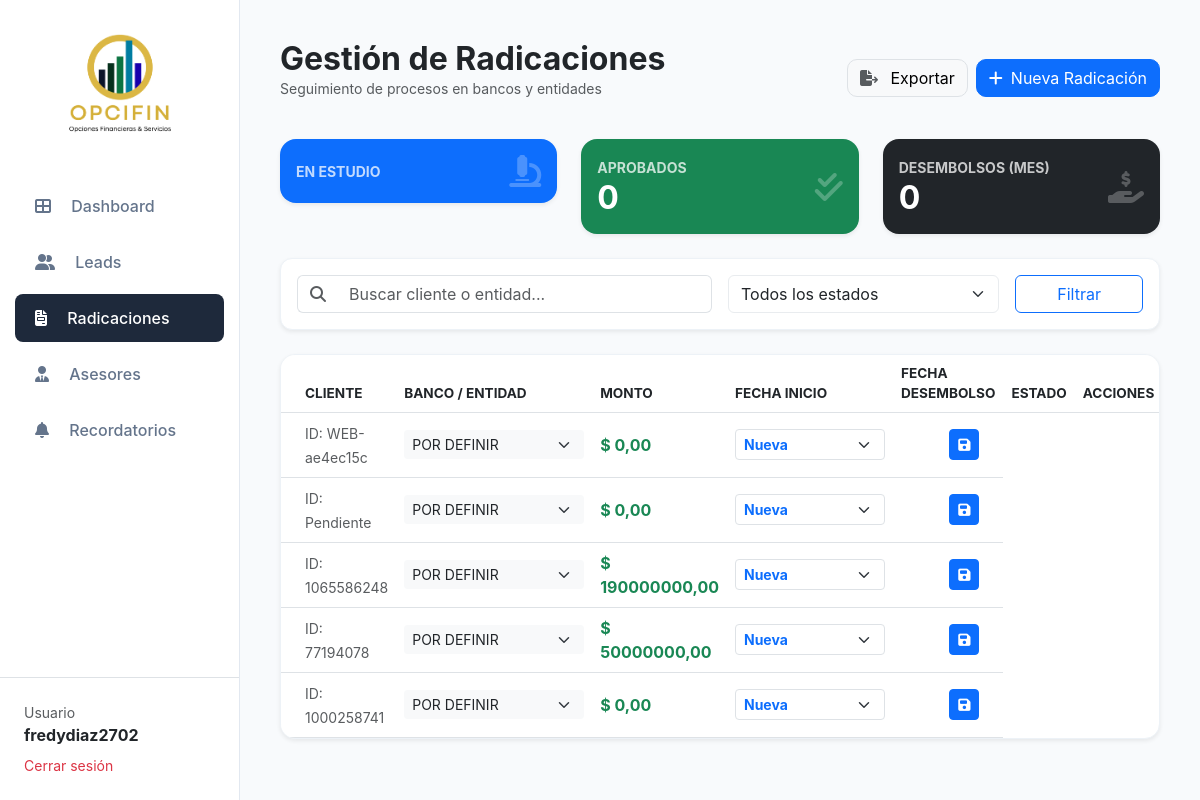
/dashboard/radicaciones/ (signed in), run on an earlier commit of the app's database.
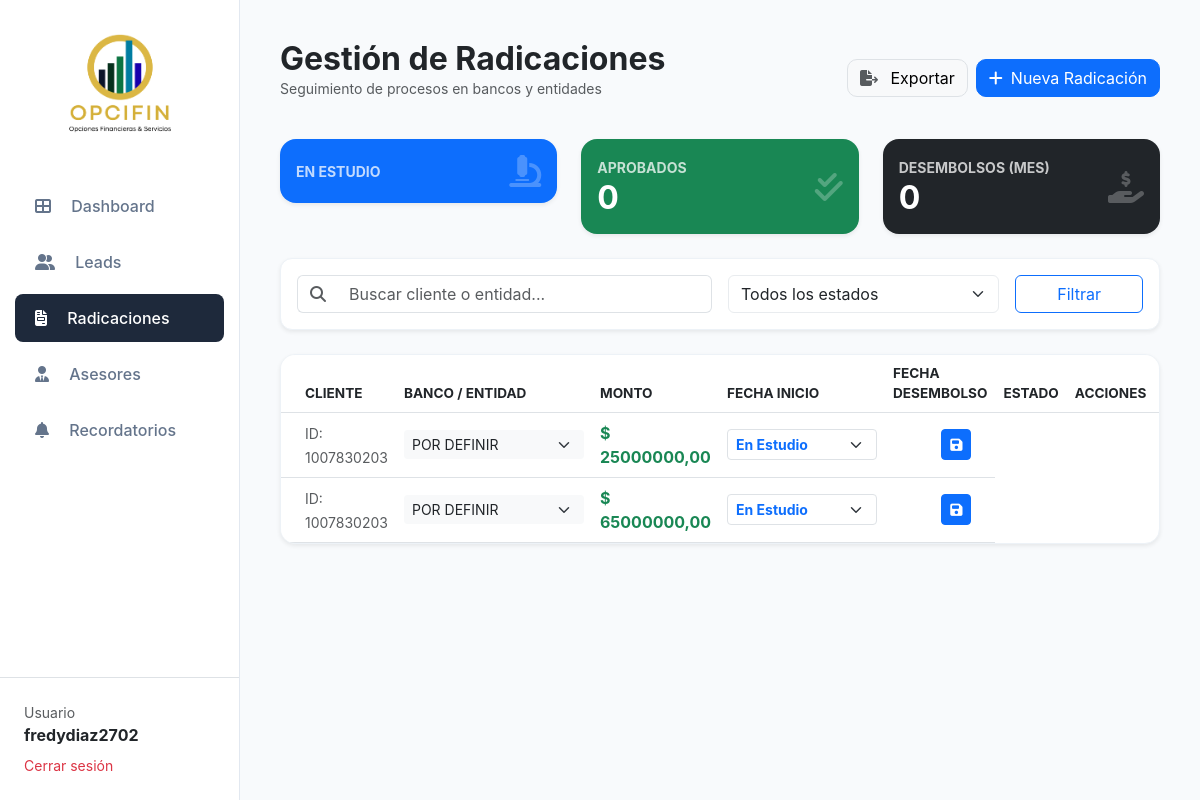
And on a later commit of the database.
### gestion_financiera/models.py (models this page shows, shortened)
class Radicacion(models.Model):
    ESTADO_PROCESO_CHOICES = [
        ('DOCUMENTACION', 'Documentación'),
        ('RADICADO', 'Radicado'),
        ('ESTUDIO', 'En Estudio'),
        ('APROBADO', 'Aprobado'),
        ('DESEMBOLSADO', 'Desembolsado'),
        ('RECHAZADO', 'Rechazado'),
        ('DEVUELTO', 'Devuelto'),
    ]
    cliente = models.ForeignKey(Cliente, on_delete=models.CASCADE, related_name='radicaciones')
    entidad = models.ForeignKey(EntidadConvenio, on_delete=models.SET_NULL, null=True, blank=True)
    monto_solicitado = models.DecimalField(max_digits=12, decimal_places=2, default=0)
    monto_desembolsado = models.DecimalField(max_digits=12, decimal_places=2, default=0, blank=True)
    asesor_asignado = models.ForeignKey(User, on_delete=models.SET_NULL, null=True, related_name='radicaciones_gestion')
    estado_proceso = models.CharField(max_length=20, choices=ESTADO_PROCESO_CHOICES, default='DOCUMENTACION')
    fecha_inicio = models.DateTimeField(auto_now_add=True)
    fecha_desembolso = models.DateField(null=True, blank=True)
    diagnostico_riesgo = models.TextField(blank=True)

class Cliente(models.Model):
    PERFIL_CHOICES = [
        ('PENSIONADO', 'Pensionado'),
        ('DOCENTE', 'Docente'),
        ('FUERZA_PUBLICA', 'Fuerza Pública'),
        ('PUBLICO', 'Empleado Público'),
        ('PRIVADO', 'Empleado Privado'),
        ('OTRO', 'Otro / Independiente')
    ]
    nombre = models.CharField(max_length=200)
    documento_identidad = models.CharField(max_length=50, unique=True)
    email = models.EmailField(verbose_name="Correo Electrónico", null=True, blank=True)
    telefono = models.CharField(max_length=15, verbose_name="Número de Teléfono", null=True, blank=False)
    perfil_laboral = models.CharField(max_length=20, choices=PERFIL_CHOICES)
    score_datacredito = models.IntegerField(default=0)
    tiene_embargos = models.BooleanField(default=False)
    tiene_reportes_negativos = models.BooleanField(default=False)
    agente_asignado = models.ForeignKey(User, on_delete=models.SET_NULL, null=True, blank=True, related_name='clientes_gestion')
    fecha_creacion = models.DateTimeField(auto_now_add=True)

### gestion_financiera/views.py (the view)
# urls.py: path('dashboard/radicaciones/', views.radicaciones_list, name='radicaciones_list'),
@login_required
def radicaciones_list(request):
    rads = Radicacion.objects.all().order_by('-fecha_inicio')
    return render(request, 'dashboard/radicaciones_list.html', {'radicaciones': rads})

### web_opcifin/templates/dashboard/radicaciones_list.html (shortened to what this page needs)
{% extends 'dashboard/main.html' %}
{% load static %}
{% block content %}
<div class="container-fluid p-0">
    <div class="d-flex justify-content-between align-items-center mb-4">
        <div>
            <h2 class="fw-bold mb-0">Gestión de Radicaciones</h2>
            <p class="text-muted small">Seguimiento de procesos en bancos y entidades</p>
        </div>
        <div class="d-flex gap-2">
            <button class="btn btn-light border" style="border-radius: 10px;">
                <i class="fas fa-file-export me-2 text-muted"></i> Exportar
            </button>
            <a href="{% url 'leads_list' %}" class="btn btn-primary" style="border-radius: 10px; display: inline-flex; align-items: center;">
                <i class="fas fa-plus me-2"></i> Nueva Radicación
            </a>
        </div>
    </div>
    <div class="row g-4 mb-4">
        <div class="col-md-4">
            <div class="card stat-card border-0 shadow-sm p-3 bg-primary text-white">
                <div class="d-flex justify-content-between align-items-center">
                    <div>
                        <small class="text-uppercase fw-bold opacity-75">En Estudio</small>
                    </div>
                    <i class="fas fa-microscope fa-2x opacity-25"></i>
                </div>
            </div>
        </div>
        <div class="col-md-4">
            <div class="card stat-card border-0 shadow-sm p-3 bg-success text-white">
                <div class="d-flex justify-content-between align-items-center">
                    <div>
                        <small class="text-uppercase fw-bold opacity-75">Aprobados</small>
                        <h2 class="fw-bold mb-0">{{ radicaciones_aprobadas_count|default:"0" }}</h2>
                    </div>
                    <i class="fas fa-check-double fa-2x opacity-25"></i>
                </div>
            </div>
        </div>
        <div class="col-md-4">
            <div class="card stat-card border-0 shadow-sm p-3 bg-dark text-white">
                <div class="d-flex justify-content-between align-items-center">
                    <div>
                        <small class="text-uppercase fw-bold opacity-75">Desembolsos (Mes)</small>
                        <h2 class="fw-bold mb-0">{{ radicaciones_mes_count|default:"0" }}</h2>
                    </div>
                    <i class="fas fa-hand-holding-usd fa-2x opacity-25"></i>
                </div>
            </div>
        </div>
    </div>
    <div class="filter-card p-3 mb-4 shadow-sm">
        <div class="row g-3">
            <div class="col-md-6">
                <div class="input-group">
                    <span class="input-group-text bg-white border-end-0"><i class="fas fa-search text-muted"></i></span>
                    <input type="text" class="form-control border-start-0" placeholder="Buscar cliente o entidad...">
                </div>
            </div>
            <div class="col-md-4">
                <select class="form-select border-light-subtle">
                    <option selected>Todos los estados</option>
                </select>
            </div>
            <div class="col-md-2">
                <button class="btn btn-outline-primary w-100">Filtrar</button>
            </div>
        </div>
    </div>
    <div class="table-container shadow-sm">
        <div class="table-responsive">
            <table class="table table-hover align-middle mb-0">
                <thead class="bg-light">
                    <tr>
                        <th class="ps-4" style="font-size: 0.85rem;">CLIENTE</th>
                        <th style="font-size: 0.85rem;">BANCO / ENTIDAD</th>
                        <th style="font-size: 0.85rem;">MONTO</th>
                        <th style="font-size: 0.85rem;">FECHA INICIO</th>
                        <th style="font-size: 0.85rem;">FECHA DESEMBOLSO</th>
                        <th style="font-size: 0.85rem;">ESTADO</th>
                        <th class="text-end pe-4" style="font-size: 0.85rem;">ACCIONES</th>
                    </tr>
                </thead>
                <tbody>
                    {% for rad in radicaciones %}
<tr>
    <td class="ps-4">
        <small class="text-muted">ID: {{ rad.cliente.documento_identidad }}</small>
    </td>
                    <td>
                        <select class="form-select form-select-sm border-0 bg-light" style="width: 180px;">
                            <option selected>POR DEFINIR</option>
                        </select>
                    </td>
                    <td class="fw-bold text-success">$ {{ rad.monto_solicitado }}</td>
                    <td>
                        <select class="form-select form-select-sm fw-bold
                            {% if rad.estado_proceso == 'APROBADO' %}text-success
                            {% elif rad.estado_proceso == 'RECHAZADO' %}text-danger
                            {% else %}text-primary{% endif %}" style="width: 150px;">
                            <option value="NUEVA" {% if rad.estado_proceso == 'NUEVA' %}selected{% endif %}>Nueva</option>
                            <option value="ESTUDIO" {% if rad.estado_proceso == 'ESTUDIO' %}selected{% endif %}>En Estudio</option>
                        </select>
                    </td>
                    <td class="text-end pe-4">
                        <button class="btn btn-sm btn-primary">
                            <i class="fas fa-save"></i>
                        </button>
                    </td>
                </tr>
                    {% endfor %}
                </tbody>
            </table>
        </div>
    </div>
</div>
{% endblock %}

### web_opcifin/templates/dashboard/main.html (shortened to what this page needs)
{% load static %}
<!DOCTYPE html>
<html lang="es">
<head>
    <link href="https://cdn.jsdelivr.net/npm/bootstrap@5.3.0/dist/css/bootstrap.min.css" rel="stylesheet">
    <link rel="stylesheet" href="https://cdnjs.cloudflare.com/ajax/libs/font-awesome/6.4.0/css/all.min.css">
</head>
<body>
    <div class="sidebar d-flex flex-column">
        <div class="p-4 text-center">
            <img src="{% static 'img/logo_opcifin_3.png' %}" alt="OPCIFIN" width="130">
        </div>
        <ul class="nav flex-column mb-auto" style="list-style: none; padding: 0;">
            <li><a href="{% url 'dashboard_moderno' %}" class="nav-link {% if request.resolver_match.url_name == 'dashboard_moderno' %}active{% endif %}"><i class="fas fa-th-large me-3"></i> Dashboard</a></li>
            <li><a href="{% url 'leads_list' %}" class="nav-link {% if request.resolver_match.url_name == 'leads_list' %}active{% endif %}"><i class="fas fa-user-friends me-3"></i> Leads</a></li>
            <li><a href="{% url 'radicaciones_list' %}" class="nav-link {% if request.resolver_match.url_name == 'radicaciones_list' %}active{% endif %}"><i class="fas fa-file-invoice me-3"></i> Radicaciones</a></li>
            <li><a href="{% url 'asesores_list' %}" class="nav-link {% if request.resolver_match.url_name == 'asesores_list' %}active{% endif %}"><i class="fas fa-user-tie me-3"></i> Asesores</a></li>
            <li><a href="{% url 'recordatorios' %}" class="nav-link {% if request.resolver_match.url_name == 'recordatorios' %}active{% endif %}"><i class="fas fa-bell me-3"></i> Recordatorios</a></li>
        </ul>
        <div class="p-4 border-top">
            <small class="text-muted d-block">Usuario</small>
            <strong class="text-dark">{{ user.username }}</strong>
            <a href="{% url 'logout' %}" class="d-block text-danger small mt-2 text-decoration-none">Cerrar sesión</a>
        </div>
    </div>
    <div class="main-content">
        {% block content %}{% endblock %}
    </div>
</body>
</html>

### web_opcifin/templates/dashboard/main.html (style rules this page uses)
:root { --opcifin-blue: #0d6efd; --purple-crm: #6f42c1; --dark-sidebar: #1e293b; }
body { background-color: #f8fafc; font-family: 'Inter', sans-serif; }
.sidebar { height: 100vh; background: white; border-right: 1px solid #e2e8f0; position: fixed; width: 240px; z-index: 1000; }
.nav-link { color: #64748b; font-weight: 500; padding: 12px 20px; border-radius: 8px; margin: 4px 15px; transition: 0.3s; text-decoration: none; display: block; }
.nav-link.active { background: #1e293b; color: white !important; }
.main-content { margin-left: 240px; padding: 40px; }

### web_opcifin/templates/dashboard/radicaciones_list.html (style rules this page uses)
.filter-card { border-radius: 12px; background: #fff; border: 1px solid #edf2f7; }
.stat-card { border-radius: 16px; transition: transform 0.3s ease; }
.table-container { border-radius: 15px; overflow: hidden; background: white; border: 1px solid #edf2f7; }

What changed in the data, as far as the page shows it:
removed Radicacion: cliente.documento_identidad "WEB-ae4ec15c", monto_solicitado "0,00", estado_proceso "Nueva"
removed Radicacion: cliente.documento_identidad "Pendiente", monto_solicitado "0,00", estado_proceso "Nueva"
removed Radicacion: cliente.documento_identidad "1065586248", monto_solicitado "190000000,00", estado_proceso "Nueva"
removed Radicacion: cliente.documento_identidad "77194078", monto_solicitado "50000000,00", estado_proceso "Nueva"
removed Radicacion: cliente.documento_identidad "1000258741", monto_solicitado "0,00", estado_proceso "Nueva"
added Radicacion: cliente.documento_identidad "1007830203", monto_solicitado "25000000,00", estado_proceso "En Estudio"
added Radicacion: cliente.documento_identidad "1007830203", monto_solicitado "65000000,00", estado_proceso "En Estudio"
